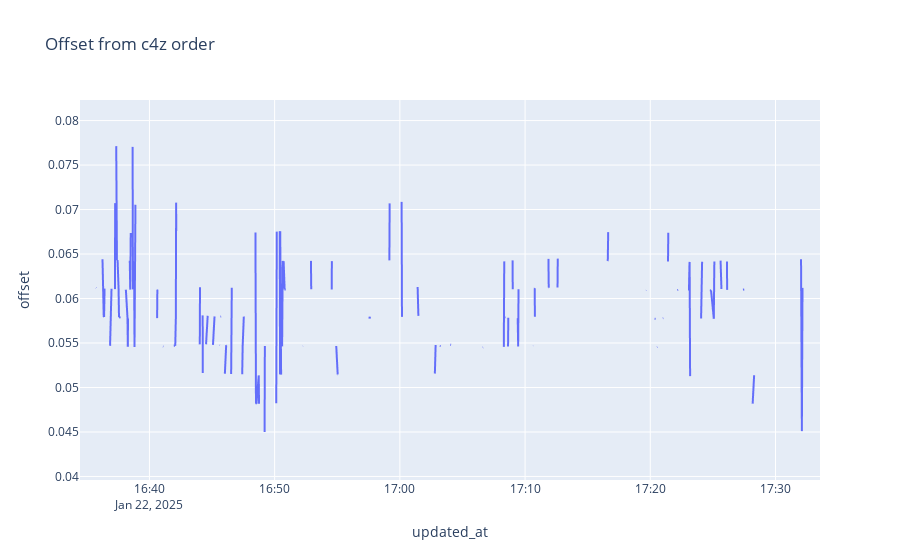

This figure's notebook cell:
### Code cell
import plotly.express as px

# Create a sample DataFrame

# Create a line plot from the DataFrame
fig = px.line(df_transformed, x='updated_at', y='offset', title='Offset from c4z order')

# Show the plot
fig.show()

### Figure 1 — Plotly figure (JSON) as saved in the notebook; plotly's stock layout.template omitted (floating-point values rounded to 4 significant figures; data arrays with more than 128 entries replaced by an {"elided": "..."} marker saying what was removed)
{"data": [{"hovertemplate": "updated_at=%{x}<br>offset=%{y}<extra></extra>", "legendgroup": "", "line": {"color": "#636efa", "dash": "solid"}, "marker": {"symbol": "circle"}, "mode": "lines", "name": "", "showlegend": false, "type": "scattergl", "x": {"elided": "1756 str values"}, "xaxis": "x", "y": {"elided": "1756 float values"}, "yaxis": "y"}], "layout": {"legend": {"tracegroupgap": 0}, "title": {"text": "Offset from c4z order"}, "xaxis": {"anchor": "y", "domain": [0, 1], "title": {"text": "updated_at"}}, "yaxis": {"anchor": "x", "domain": [0, 1], "title": {"text": "offset"}}}}
